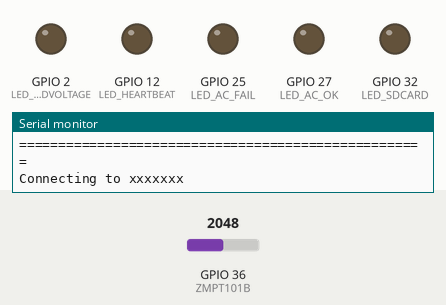
The sketch below on a simulated ESP32. Shown: output pins drawn as LEDs (lit = HIGH), the last lines printed to the serial monitor. Dashed ring = blinking. The test bench sets the inputs (shaded band); at power-on: GPIO 36 (ZMPT101B) = 2048. WiFi joins after 1.5 s; servers stay silent unless stated; the local clock reads 2024-03-15 10:24:30 at power-on unless the sketch sets it; storage starts empty.

Above: at 0.1 s.
At 2.1 s:
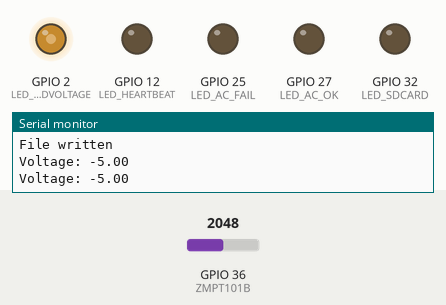
At 4.9 s:
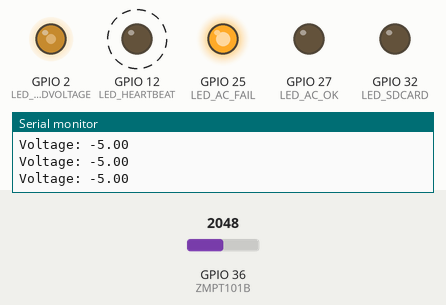
5.0 s: GPIO 36 (ZMPT101B) set to 2794
7.2 s: GPIO 36 (ZMPT101B) set to 2907
9.2 s: GPIO 36 (ZMPT101B) set to 2205
11.2 s: GPIO 36 (ZMPT101B) set to 2130
13.2 s: GPIO 36 (ZMPT101B) set to 1426
15.2 s: GPIO 36 (ZMPT101B) set to 1369
Timing chart, 0 to 18.2 s (numbered marks = the images above; inputs shaded):
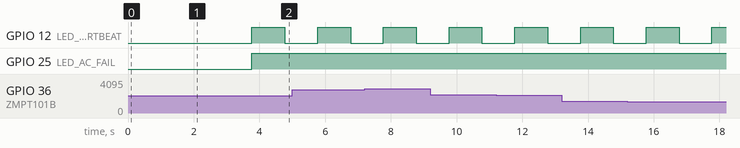

The sketch:

esp32-ac-voltage-logger.ino
```cpp
#include "FS.h"
#include "SD.h"
#include "SPI.h"
#include <time.h>
#include <WiFi.h>

const char* ssid       = "xxxxxxx";
const char* password   = "xxxxxxx";

const char* ntpServer = "pool.ntp.org";
const long  gmtOffset_sec = 25200;
const int   daylightOffset_sec = 0;

String dataMessage;
String timeStamp;

// Run function every PERIOD time (mS)
// logSDCard
unsigned long target_time = 0L;
#define PERIOD (1000L)
// getTimeServer
unsigned long target_time2 = 0L;
#define PERIOD2 (12*60*60*1000L)

/* This code works with ESP8266 12E or Arduino and ZMPT101B AC voltage sensor up to 250 VAC 50/60Hz
 * It permits the measure of True RMS value of any AC signal, not only sinewave
 * The code uses the Sigma "Standard deviation" method and displays the value every "printPeriod"
 * check www.SurtrTech.com for more details
 */

#include <Filters.h>                            //Library to use

#define ZMPT101B 36                            //Analog input

float testFrequency = 50;                     // test signal frequency (Hz)
float windowLength = 5/testFrequency;       // how long to average the signal, for statistist, changing this can have drastic effect
                                              // Test as you need

int RawValue = 0;
float Volts_TRMS;     // estimated actual voltage in Volts
float Volts_TRMS_Prev;

float intercept = -5;  // to be adjusted based on calibration testin
float slope = 0.54353;

/* How to get the intercept and slope? First keep them like above, intercept=0 and slope=1,
 * also below keep displaying Calibrated and non calibrated values to help you in this process.
 * Put the AC input as 0 Volts, upload the code and check the serial monitor, normally you should have 0
 * if you see another value and it is stable then the intercept will be the opposite of that value
 * Example you upload first time and then you see a stable 1.65V so the intercept will be -1.65
 * To set the slope now you need to put the voltage at something higher than 0, and measure that using your reference TRMS multimeter
 * upload the new code with the new intercept and check the value displayed as calibrated values
 * Slope = (Measured values by multimeter)/(Measured values by the code)
 * Place your new slope and reupload the code, if you have problems with calibration try to adjust them both
 * or add a new line to calibrate further
 * Slope and intercept have nothing to do with the TRMS calculation, it's just an adjustement of the line of solutions
 */


unsigned long printPeriod = 50; //Measuring frequency, every 1s, can be changed
unsigned long previousMillis = 0;

RunningStatistics inputStats; //This class collects the value so we can apply some functions

#define LED_READVOLTAGE 2
#define LED_SDCARD 32
#define LED_AC_OK 27
#define LED_AC_FAIL 25
#define LED_HEARTBEAT 12
int LED_BLINK_State = LOW;  // Variable to store the LED state

struct tm timeinfo;
char timeStringBuff[50];    // timestamp string buffer for logSDCard function

bool AC_FAIL = false;

int ledStateHB = LOW;
unsigned long previousMillisHB = 0;
const long intervalHB = 1000;

// ================================================================================================================

void setup() {
  pinMode(LED_READVOLTAGE, OUTPUT);
  pinMode(LED_SDCARD, OUTPUT);
  pinMode(LED_AC_OK, OUTPUT);
  pinMode(LED_AC_FAIL, OUTPUT);
  pinMode(LED_HEARTBEAT, OUTPUT);

  inputStats.setWindowSecs( windowLength );
  Serial.begin(115200);    // start the serial port
  Serial.println("Serial started");

  // ==================
  Serial.println("====================================================");
  Serial.println("====================================================");

  //connect to WiFi and get time from NTP server
  getTimeServer();

  if(!SD.begin()){
      Serial.println("Card Mount Failed");
      return;
  }
  uint8_t cardType = SD.cardType();

  if(cardType == CARD_NONE){
      Serial.println("No SD card attached");
      return;
  }

  Serial.print("SD Card Type: ");
  if(cardType == CARD_MMC){
      Serial.println("MMC");
  } else if(cardType == CARD_SD){
      Serial.println("SDSC");
  } else if(cardType == CARD_SDHC){
      Serial.println("SDHC");
  } else {
      Serial.println("UNKNOWN");
  }

  uint64_t cardSize = SD.cardSize() / (1024 * 1024);
  Serial.printf("SD Card Size: %lluMB\n", cardSize);

  // If the data.csv file doesn't exist
  // Create a file on the SD card and write the data labels
  File file = SD.open("/data.csv");
  if(!file) {
    Serial.println("File doens't exist");
    Serial.println("Creating file...");
    writeFile(SD, "/data.csv", "Timestamp,Voltage,Status\r\n");
  }
  else {
    Serial.println("File already exists");
  }
  file.close();

  for (int i=0; i<10000; i++) readVoltage();
}

// ================================================================================================================

void loop() {
  readVoltage();  //The only function I'm running, be careful when using with this kind of boards
                  //Do not use very long delays, or endless loops inside the loop

  if(Volts_TRMS > 200) {            // 10% of 220V
    digitalWrite(LED_AC_OK, HIGH);  // Update the LED state
    digitalWrite(LED_AC_FAIL, LOW);  // Update the LED state
    Volts_TRMS_Prev = Volts_TRMS;
    if(AC_FAIL == true) {
      logSDCard(Volts_TRMS_Prev, false);    // Write to SD card
      AC_FAIL = false;
    }
  } else {
    digitalWrite(LED_AC_OK, LOW);  // Update the LED state
    digitalWrite(LED_AC_FAIL, HIGH);  // Update the LED state
    AC_FAIL = true;
    if(millis() - target_time >= PERIOD) {
      target_time += PERIOD;
      if(Volts_TRMS - Volts_TRMS_Prev < -50) { // Different between current voltage and previous voltage more than 50 V
        Volts_TRMS_Prev = Volts_TRMS;
        logSDCard(Volts_TRMS_Prev, true);    // Write to SD card
      }
    }
  }

  if(millis() - target_time2 >= PERIOD2) {
    target_time2 += PERIOD2;   // change scheduled time exactly, no slippage will happen
    getTimeServer();  // Update time from NTP every 12 hours
  }

  // Heartbeat LED blink
  unsigned long currentMillisHB = millis();
  if (currentMillisHB - previousMillisHB >= intervalHB) {
    previousMillisHB = currentMillisHB;
    if (ledStateHB == LOW) {
      ledStateHB = HIGH;
    } else {
      ledStateHB = LOW;
    }
    digitalWrite(LED_HEARTBEAT, ledStateHB);
  }
}

// ================================================================================================================

void getTimeServer(){
  Serial.printf("Connecting to %s ", ssid);
  WiFi.begin(ssid, password);
  while (WiFi.status() != WL_CONNECTED) {
    delay(500);
    Serial.print(".");
  }
  Serial.println(" CONNECTED");
  Serial.print("IP address: ");
  Serial.println(WiFi.localIP());
  delay(500);

  //init and get the time
  configTime(gmtOffset_sec, daylightOffset_sec, ntpServer);
  printLocalTime();

  //disconnect WiFi as it's no longer needed
  WiFi.disconnect(true);
  WiFi.mode(WIFI_OFF);
  Serial.println("WIFI DISCONNECTED");
}

void printLocalTime(){
  Serial.print("Connecting to NTP server ...");
  if(!getLocalTime(&timeinfo)){
    Serial.println("Failed to obtain time");
    return;
  }
  Serial.println(" CONNECTED");
  Serial.print("DateTime: ");
  Serial.println(&timeinfo, "%Y-%m-%d %H:%M:%S");
}

float readVoltage(){
  LED_BLINK_State = !LED_BLINK_State;  // Toggle the LED state
  digitalWrite(LED_READVOLTAGE, LED_BLINK_State);  // Update the LED state

  RawValue = analogRead(ZMPT101B);  // read the analog in value:
  inputStats.input(RawValue);       // log to Stats function

  if((unsigned long)(millis() - previousMillis) >= printPeriod) { // We calculate and display every 1s
    previousMillis = millis();   // update time

    Volts_TRMS = inputStats.sigma()* slope + intercept;
    // Volts_TRMS = Volts_TRMS*0.979;              // Further calibration if needed

    // Serial.print("Non Calibrated: ");
    // Serial.print("\t");
    // Serial.print(inputStats.sigma());
    // Serial.print("\t");
    // Serial.print("Calibrated: ");
    Serial.print("Voltage: ");
    Serial.println(Volts_TRMS);
  }
}

// Write the sensor readings on the SD card
void logSDCard(float Volts_TRMS_SD, bool AC_FAIL_SD) {
  getLocalTime(&timeinfo);
  strftime(timeStringBuff, sizeof(timeStringBuff), "%Y-%m-%d %H:%M:%S", &timeinfo);
  timeStamp = String(timeStringBuff);

  if(AC_FAIL_SD == false){
    dataMessage = timeStamp + "," + String(Volts_TRMS_SD) + ",OK" + "\r\n";
  } else {
    dataMessage = timeStamp + "," + String(Volts_TRMS_SD) + ",Fault" + "\r\n";
  }
  Serial.print("Save data: ");
  Serial.print(dataMessage);
  appendFile(SD, "/data.csv", dataMessage.c_str());
}

void writeFile(fs::FS &fs, const char * path, const char * message){
  Serial.printf("Writing file: %s\n", path);

  File file = fs.open(path, FILE_WRITE);
  if(!file){
      Serial.println("Failed to open file for writing");
      return;
  }
  if(file.print(message)){
      Serial.println("File written");
  } else {
      Serial.println("Write failed");
  }
  file.close();
}

void appendFile(fs::FS &fs, const char * path, const char * message){
  Serial.printf("Appending to file: %s\n", path);

  File file = fs.open(path, FILE_APPEND);
  if(!file){
      Serial.println("Failed to open file for appending");
      return;
  }
  if(file.print(message)){
      Serial.println("Message appended");
      digitalWrite(LED_SDCARD, HIGH);
  } else {
      Serial.println("Append failed");
  }
  file.close();
  digitalWrite(LED_SDCARD, LOW);
}
```
